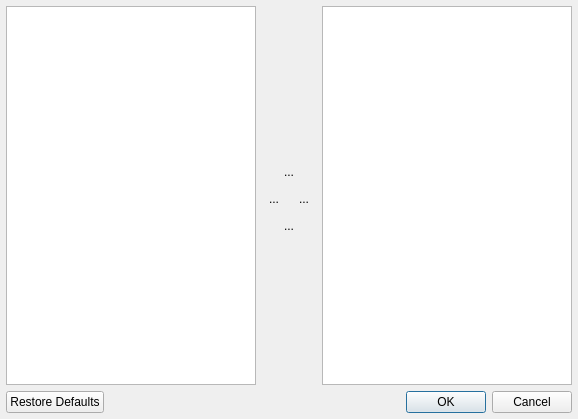
<?xml version="1.0" encoding="UTF-8"?>
<ui version="4.0">
 <class>QSUiStatusBarEditor</class>
 <widget class="QDialog" name="QSUiStatusBarEditor">
  <property name="geometry">
   <rect>
    <x>0</x>
    <y>0</y>
    <width>578</width>
    <height>419</height>
   </rect>
  </property>
  <property name="windowTitle">
   <string>StatusBar Editor</string>
  </property>
  <layout class="QGridLayout" name="gridLayout_2">
   <property name="leftMargin">
    <number>6</number>
   </property>
   <property name="topMargin">
    <number>6</number>
   </property>
   <property name="rightMargin">
    <number>6</number>
   </property>
   <property name="bottomMargin">
    <number>6</number>
   </property>
   <item row="0" column="0" rowspan="3">
    <widget class="QListWidget" name="labelsListWidget">
     <property name="editTriggers">
      <set>QAbstractItemView::NoEditTriggers</set>
     </property>
     <property name="showDropIndicator" stdset="0">
      <bool>false</bool>
     </property>
     <property name="dragEnabled">
      <bool>true</bool>
     </property>
     <property name="dragDropMode">
      <enum>QAbstractItemView::DragDrop</enum>
     </property>
     <property name="defaultDropAction">
      <enum>Qt::MoveAction</enum>
     </property>
     <property name="alternatingRowColors">
      <bool>true</bool>
     </property>
     <property name="iconSize">
      <size>
       <width>16</width>
       <height>16</height>
      </size>
     </property>
     <property name="movement">
      <enum>QListView::Free</enum>
     </property>
    </widget>
   </item>
   <item row="0" column="1">
    <spacer name="verticalSpacer">
     <property name="orientation">
      <enum>Qt::Vertical</enum>
     </property>
     <property name="sizeHint" stdset="0">
      <size>
       <width>20</width>
       <height>137</height>
      </size>
     </property>
    </spacer>
   </item>
   <item row="0" column="2" rowspan="3">
    <widget class="QListWidget" name="enabledLabelsListWidget">
     <property name="editTriggers">
      <set>QAbstractItemView::NoEditTriggers</set>
     </property>
     <property name="dragEnabled">
      <bool>true</bool>
     </property>
     <property name="dragDropOverwriteMode">
      <bool>false</bool>
     </property>
     <property name="dragDropMode">
      <enum>QAbstractItemView::DragDrop</enum>
     </property>
     <property name="defaultDropAction">
      <enum>Qt::MoveAction</enum>
     </property>
     <property name="alternatingRowColors">
      <bool>true</bool>
     </property>
     <property name="iconSize">
      <size>
       <width>16</width>
       <height>16</height>
      </size>
     </property>
     <property name="movement">
      <enum>QListView::Free</enum>
     </property>
    </widget>
   </item>
   <item row="1" column="1">
    <layout class="QGridLayout" name="gridLayout">
     <item row="0" column="0" colspan="2">
      <widget class="QToolButton" name="upToolButton">
       <property name="sizePolicy">
        <sizepolicy hsizetype="Preferred" vsizetype="Fixed">
         <horstretch>0</horstretch>
         <verstretch>0</verstretch>
        </sizepolicy>
       </property>
       <property name="text">
        <string notr="true">...</string>
       </property>
       <property name="autoRaise">
        <bool>true</bool>
       </property>
      </widget>
     </item>
     <item row="1" column="0">
      <widget class="QToolButton" name="removeToolButton">
       <property name="text">
        <string notr="true">...</string>
       </property>
       <property name="autoRaise">
        <bool>true</bool>
       </property>
      </widget>
     </item>
     <item row="1" column="1">
      <widget class="QToolButton" name="addToolButton">
       <property name="text">
        <string notr="true">...</string>
       </property>
       <property name="autoRaise">
        <bool>true</bool>
       </property>
      </widget>
     </item>
     <item row="2" column="0" colspan="2">
      <widget class="QToolButton" name="downToolButton">
       <property name="sizePolicy">
        <sizepolicy hsizetype="Preferred" vsizetype="Fixed">
         <horstretch>0</horstretch>
         <verstretch>0</verstretch>
        </sizepolicy>
       </property>
       <property name="text">
        <string notr="true">...</string>
       </property>
       <property name="autoRaise">
        <bool>true</bool>
       </property>
      </widget>
     </item>
    </layout>
   </item>
   <item row="2" column="1">
    <spacer name="verticalSpacer_2">
     <property name="orientation">
      <enum>Qt::Vertical</enum>
     </property>
     <property name="sizeHint" stdset="0">
      <size>
       <width>20</width>
       <height>137</height>
      </size>
     </property>
    </spacer>
   </item>
   <item row="3" column="0" colspan="3">
    <widget class="QDialogButtonBox" name="buttonBox">
     <property name="orientation">
      <enum>Qt::Horizontal</enum>
     </property>
     <property name="standardButtons">
      <set>QDialogButtonBox::Cancel|QDialogButtonBox::Ok|QDialogButtonBox::RestoreDefaults</set>
     </property>
    </widget>
   </item>
  </layout>
 </widget>
 <resources/>
 <connections>
  <connection>
   <sender>buttonBox</sender>
   <signal>accepted()</signal>
   <receiver>QSUiStatusBarEditor</receiver>
   <slot>accept()</slot>
   <hints>
    <hint type="sourcelabel">
     <x>248</x>
     <y>254</y>
    </hint>
    <hint type="destinationlabel">
     <x>157</x>
     <y>274</y>
    </hint>
   </hints>
  </connection>
  <connection>
   <sender>buttonBox</sender>
   <signal>rejected()</signal>
   <receiver>QSUiStatusBarEditor</receiver>
   <slot>reject()</slot>
   <hints>
    <hint type="sourcelabel">
     <x>316</x>
     <y>260</y>
    </hint>
    <hint type="destinationlabel">
     <x>286</x>
     <y>274</y>
    </hint>
   </hints>
  </connection>
 </connections>
</ui>
